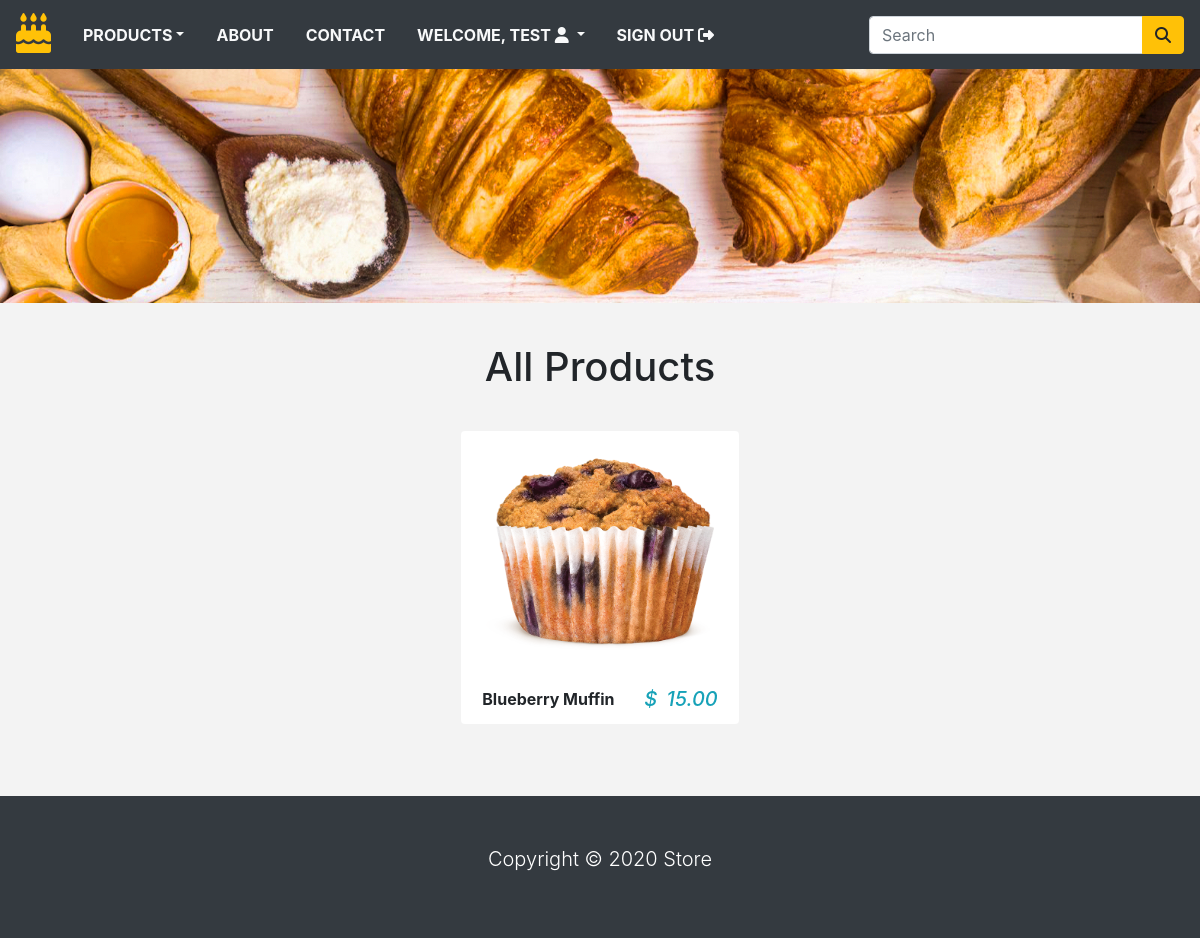
Screenshot of /category/muffins (signed in) with the database file from the repository.
### store/models.py (models this page shows, shortened)
class Product(models.Model):
    name = models.CharField(max_length=250, unique=True)
    slug = models.SlugField(max_length=250, unique=True)
    description = models.TextField(blank=True)
    category = models.ForeignKey(Category, on_delete=models.CASCADE)
    price = models.DecimalField(max_digits=10, decimal_places=2)
    image = models.ImageField(upload_to='product', blank=True)
    stock = models.IntegerField()
    available = models.BooleanField(default=True)
    created = models.DateTimeField(auto_now_add=True)
    updated = models.DateTimeField(auto_now=True)
    class Meta:
        ordering = ('name',)
        verbose_name = 'product'
        verbose_name_plural = 'products'
    def get_url(self):
        return reverse('product_detail', args=[self.category.slug, self.slug])

### store/views.py (the view)
# urls.py: 2. Add a URL to urlpatterns:  path('', views.home, name='home')
def home(request, category_slug=None):
    category_page = None
    products = None
    if category_slug != None:
        category_page = get_object_or_404(Category, slug=category_slug)
        products = Product.objects.filter(category=category_page, available=True)
    else:
        products = Product.objects.all().filter(available=True)
    return render(request, 'home.html', {'category': category_page, 'products': products})

### store/context_processors.py (called while the page is built)
def counter(request):
    item_count=0
    if 'admin' in request.path:
        return {}
    else:
        try:
            cart = Cart.objects.filter(cart_id=_cart_id(request))
            cart_items = CartItem.objects.all().filter(cart=cart[:1])
            for cart_item in cart_items:
                item_count += cart_item.quantity
        except Cart.DoesNotExist:
            item_count = 0
    return dict(item_count = item_count)

def menu_links(request):
    links = Category.objects.all()
    return dict(links=links)

### store/models.py (called while the page is built)
    def get_url(self):
        return reverse('products_by_category', args=[self.slug])

### store/views.py (called while the page is built)
def _cart_id(request):
    cart = request.session.session_key
    if not cart:
        cart = request.session.create()
    return cart

### store/templates/home.html (shortened to what this page needs)
{% extends 'base.html' %}
{% load static %}
{% block content %}
    <div class="container-fluid">
        <div class="row">
            <img style="width: 100%;"src="{% static 'img/image.jpeg' %}" alt="">
        </div>
    </div>
    <div class="py-4">
        <div class="container">
            <div class="row">
                <div class="col-10 mx-auto my-2 text-center">
                    <h1 class="text-capitalize mx-auto my-2 text-center">
                        All Products
                    </h1>
                </div>
            </div>
        </div>
    </div>
    <div class="contain">
        <div class="row">
            {% for product in products %}
            <div class="col-9 mx-auto col-md-6 col-lg-3">
                <div class="card mb-4" style="border-color: transparent;">
                <div class="p-4">
                    <a href="{{product.get_url}}">
                        <img src="{{product.image.url}}" class="card-img-top" alt="{{product.name}}">
                    </a>
                </div>
                <div class="card-footer d-flex justify-content-between" style="background: transparent; border-color: transparent;">
                    <p class="font-weight-bold mb-0">
                        {{product.name}}
                    </p>
                    <h5 class="text-info font-italic mb-0">
                        <span class="mr-1">$</span> {{product.price}}
                    </h5>
                </div>
                </div>
            </div>
            {% endfor %}
        </div>
    </div>
{% endblock %}

### store/templates/navbar.html (shortened to what this page needs)
<nav class="navbar navbar-expand-md navbar-light bg-dark">
    <a href="/" class="navbar-brand"><i class="fas fa-birthday-cake text-warning fa-2x"></i></a>
    <div class="collapse navbar-collapse justify-content-between" id="nav">
    <ul class="navbar-nav">
        <li class="nav-item dropdown"><a class="nav-link text-light text-uppercase font-weight-bold px-3 dropdown-toggle" href="" data-toggle="dropdown">Products</a>
        </li>
        <li class="nav-item"><a class="nav-link text-light text-uppercase font-weight-bold px-3" href="{% url 'about' %}">About</a></li>
        <li class="nav-item"><a class="nav-link text-light text-uppercase font-weight-bold px-3" href="{% url 'contact' %}">Contact</a></li>
        {% if request.user.is_authenticated and request.user.first_name %}
            <li class="nav-item dropdown">
                <a class="nav-link text-light text-uppercase font-weight-bold px-3 dropdown-toggle" data-toggle="dropdown">
                    Welcome, {{ request.user.first_name }} <i class="fas fa-user circle"></i>
                </a>
            </li>
            <li class="nav-item">
                <a class="nav-link text-light text-uppercase font-weight-bold px-3" href="{% url 'signout' %}">
                    Sign Out <i class="fas fa-sign-out-alt"></i>
                </a>
            </li>
            {% endif %}
    </ul>
    <form class="form-inline ml-3" action="{% url 'search' %}", method="GET">
        <div class="input-group">
            <input type="text" name="name" class="form-control" placeholder="Search">
            <div class="input-group-append">
                <button type="submit" class="btn btn-warning"><i class="fas fa-search"></i></button>
            </div>
        </div>
    </form>
    </div>
</nav>

### store/static/css/base.css (style rules this page uses)
body { background-color: #f3f3f3; }

### rows the page displays
Product: image (picture), name "Blueberry Muffin", price "15.00"

### other values shown
{{ request.user.first_name }} "TEST"
